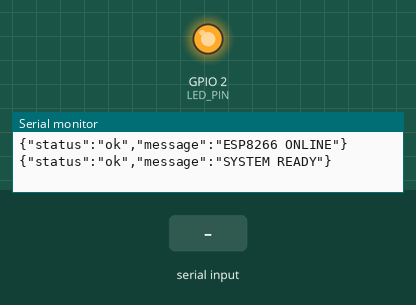
This sketch was run on a simulated ESP32. On the bench: output pins drawn as LEDs (lit = HIGH), the last lines printed to the serial monitor. The test bench sets the inputs (shaded band).

Above: at 4.7 s.
4.8 s: "1\n" received over Serial
At 5.1 s:
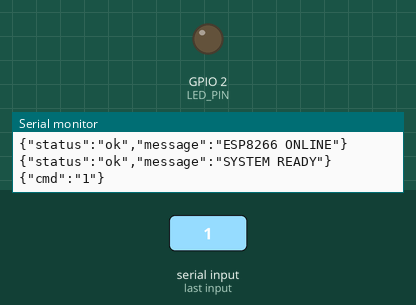
7.3 s: "2\n" received over Serial
At 8.6 s:
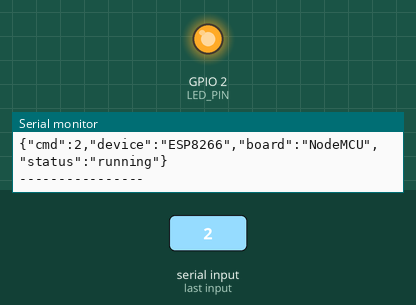
9.8 s: "3\n" received over Serial
At 10.1 s:
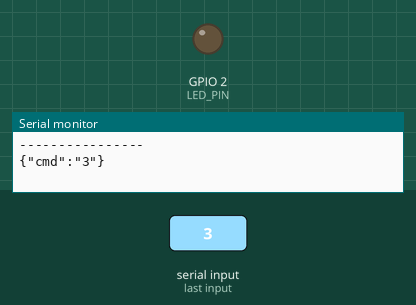
Timing chart, 0 to 12.8 s (numbered marks = the images above; inputs shaded):
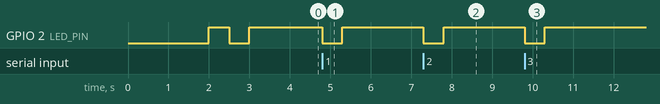

Measured:
- after the input at 4.8 s, GPIO 2 (LED_PIN): HIGH → LOW at once, → HIGH 0.50 s later
- after the input at 7.3 s, GPIO 2 (LED_PIN): HIGH → LOW at once, → HIGH 0.50 s later
- after the input at 9.8 s, GPIO 2 (LED_PIN): HIGH → LOW at once, → HIGH 0.50 s later

The sketch:

KEY_esp.ino
```cpp
#include <Arduino.h>

String comando = "";

#define LED_PIN LED_BUILTIN

// ==============================
// LED FEEDBACK (pisca 1s)
// ==============================
void blinkLED() {
  digitalWrite(LED_PIN, LOW);   // liga (ESP8266 invertido)
  delay(500);
  digitalWrite(LED_PIN, HIGH);  // desliga
  delay(500);
}

// ==============================
// ENVIO JSON
// ==============================
void sendJSON(String json) {
  blinkLED();
  Serial.println(json);
}

// ==============================
// SETUP
// ==============================
void setup() {

  pinMode(LED_PIN, OUTPUT);

  // LED ligado = sistema ativo
  digitalWrite(LED_PIN, LOW);

  Serial.begin(115200);
  delay(1500);

  sendJSON("{\"status\":\"ok\",\"message\":\"ESP8266 ONLINE\"}");
  sendJSON("{\"status\":\"ok\",\"message\":\"SYSTEM READY\"}");
}

// ==============================
// LOOP
// ==============================
void loop() {

  while (Serial.available()) {

    char c = Serial.read();

    if (c == '\n') {

      comando.trim();

      if (comando.length() > 0) {

        // LOG DO COMANDO
        Serial.print("{\"cmd\":\"");
        Serial.print(comando);
        Serial.println("\"}");

        // =====================
        // 1 - STATUS
        // =====================
        if (comando == "1") {
          sendJSON("{\"Status\":\"ok\",\"Key\":\"fvsdfvsrvsrbvsdfvsdf\", \"message\":\"System active\"}");
        }

        // =====================
        // 2 - DEVICE INFO
        // =====================
        else if (comando == "2") {
          sendJSON("{\"cmd\":2,\"device\":\"ESP8266\",\"board\":\"NodeMCU\",\"status\":\"running\"}");
        }

        // =====================
        // 3 - FIREBASE SERVICE ACCOUNT JSON
        // =====================
        else if (comando == "3") {

          String firebaseJSON =
            "{"
              "\"type\":\"service_account\","
              "\"project_id\":\"SEU_PROJECT_ID\","
              "\"private_key_id\":\"SEU_PRIVATE_KEY_ID\","
              "\"private_key\":\"-----BEGIN PRIVATE KEY-----\\nSEU_PRIVATE_KEY\\n-----END PRIVATE KEY-----\\n\","
              "\"client_email\":\"SEU_CLIENT_EMAIL\","
              "\"client_id\":\"SEU_CLIENT_ID\","
              "\"auth_uri\":\"https://accounts.google.com/o/oauth2/auth\","
              "\"token_uri\":\"https://oauth2.googleapis.com/token\","
              "\"auth_provider_x509_cert_url\":\"https://www.googleapis.com/oauth2/v1/certs\","
              "\"client_x509_cert_url\":\"SEU_CERT_URL\","
              "\"universe_domain\":\"googleapis.com\""
            "}";

          sendJSON(firebaseJSON);
        }

        // =====================
        // 4 - WIFI STATUS
        // =====================
        else if (comando == "4") {
          sendJSON("{\"cmd\":4,\"wifi\":\"connected\",\"ip\":\"192.168.0.25\"}");
        }

        // =====================
        // 5 - SYSTEM HEALTH
        // =====================
        else if (comando == "5") {
          sendJSON("{\"cmd\":5,\"system\":\"ok\",\"health\":100}");
        }

        // =====================
        // 6 - MEMORY
        // =====================
        else if (comando == "6") {
          sendJSON("{\"cmd\":6,\"free_memory\":\"38KB\"}");
        }

        // =====================
        // 7 - IP
        // =====================
        else if (comando == "7") {
          sendJSON("{\"cmd\":7,\"ip\":\"192.168.0.25\"}");
        }

        // =====================
        // 8 - RESTART
        // =====================
        else if (comando == "8") {
          sendJSON("{\"cmd\":8,\"message\":\"restarting...\"}");
          delay(500);
          ESP.restart();
        }

        // =====================
        // 9 - GPIO STATUS
        // =====================
        else if (comando == "9") {
          sendJSON("{\"cmd\":9,\"gpio\":\"ok\",\"pins\":\"stable\"}");
        }

        // =====================
        // 10 - PING
        // =====================
        else if (comando == "10") {
          sendJSON("{\"cmd\":10,\"ping\":\"pong\",\"status\":\"alive\"}");
        }

        // =====================
        // UNKNOWN COMMAND
        // =====================
        else {
          sendJSON("{\"error\":\"unknown_command\"}");
        }

        Serial.println("----------------");
      }

      comando = "";
    }

    else if (c != '\r') {
      comando += c;
    }
  }
}
```
